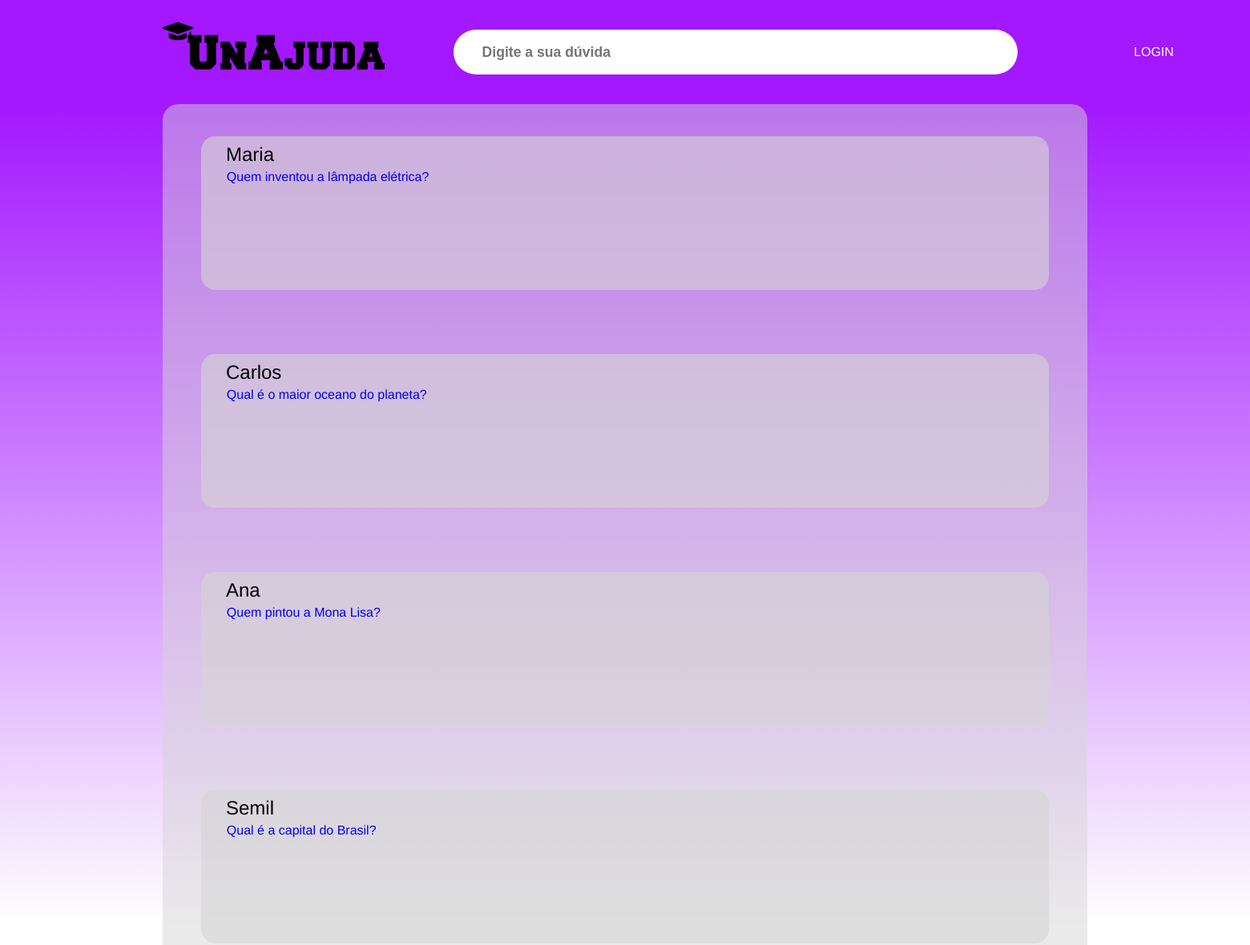
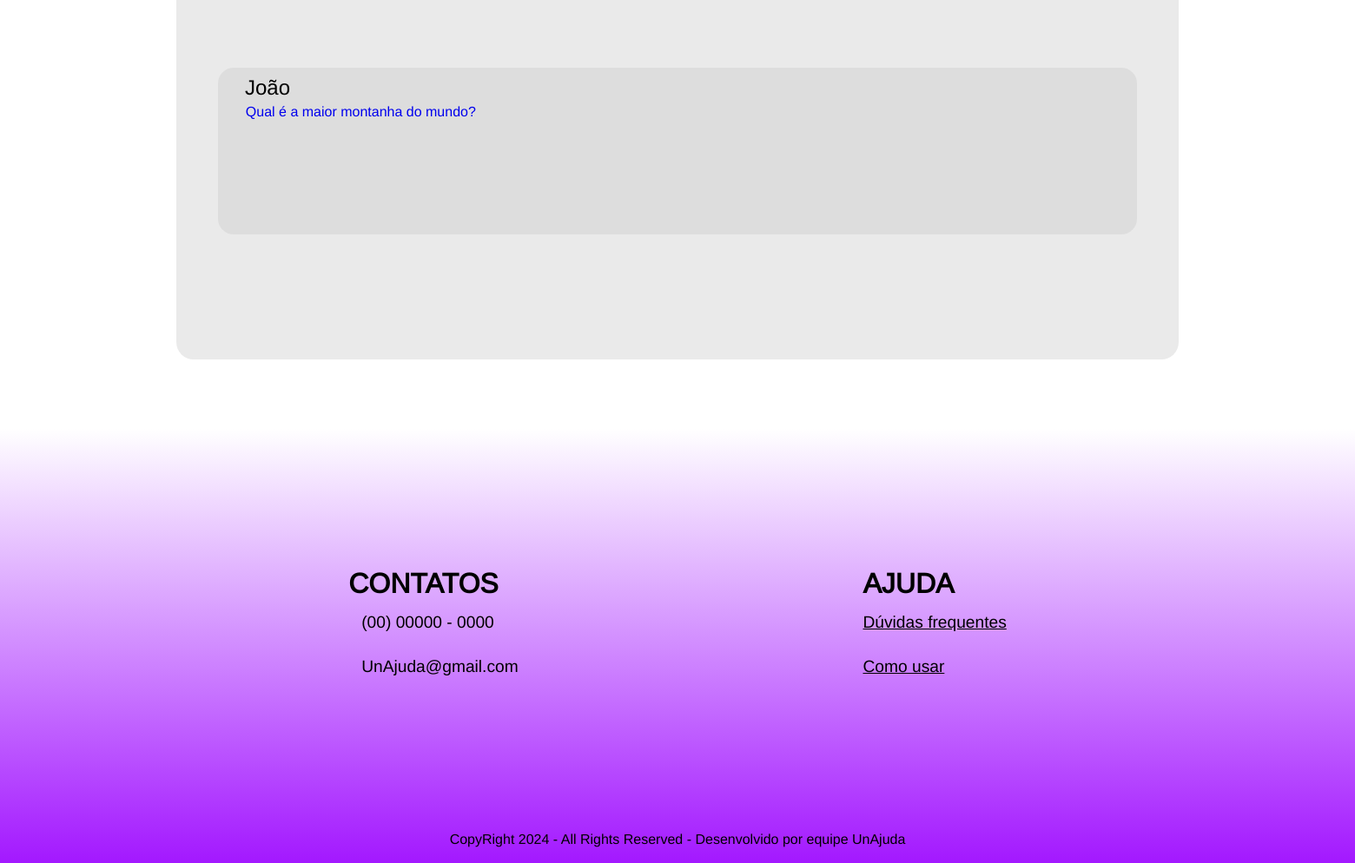
The app's page /pesquisa with its own data (2 pictures, top to bottom).
### tables this page shows
CREATE TABLE pergunta (
                id INTEGER PRIMARY KEY AUTOINCREMENT,
                id_usuario INTEGER NOT NULL,
                pergunta TEXT NOT NULL,
                data_criacao TIMESTAMP DEFAULT CURRENT_TIMESTAMP,
                FOREIGN KEY (id_usuario) REFERENCES usuario(id)
            );

CREATE TABLE usuario (
                id INTEGER PRIMARY KEY AUTOINCREMENT,
                nome TEXT NOT NULL,
                email TEXT NOT NULL UNIQUE,
                senha TEXT NOT NULL,
                faculdade TEXT,
                curso TEXT,
                telefone TEXT,
                foto_perfil TEXT
            );

### controles_de_rota.py (the view)
@unajuda.route('/pesquisa')
def pesquisa():
    db = get_db()
    query = request.args.get('query', '').strip()
    if query:
        perguntas_respostas = obter_perguntas_com_respostas_e_nome_usuario(db, query)
    else:
        perguntas_respostas = obter_perguntas_com_respostas_e_nome_usuario(db)
    perguntas = []
    usuario_logado_id = session.get('usuario_id')
    for pergunta_id, dados in perguntas_respostas.items():
        usuario_id = dados.get('usuario_id')
        nome_usuario = "Você" if usuario_id == usuario_logado_id else dados['nome_usuario']
        perguntas.append({
            "id": pergunta_id,
            "pergunta": dados['pergunta'],
            "nome_usuario": nome_usuario
        })
    return render_template('pagina-pesquisa.html', perguntas=perguntas)

### controles_de_rota.py (called while the page is built, shortened)
def get_db():
    if 'db' not in g:
        g.db = sqlite3.connect('usuario.db', check_same_thread=False)
    return g.db

def make_session_permanent():
    session.permanent = True

### templates/pagina-pesquisa.html (shortened to what this page needs)
<!DOCTYPE html>
<html lang="pt-br">
<head>
    <link rel="stylesheet" href="../static/style/pagina_pesquisa/pagina-pesquisa.css">
    <link rel="stylesheet" href="../static/style/reset.css">
    <link rel="stylesheet" href="../static/style/style.css">
</head>
<body>
    <main class="pesquisa__main">
        <div class="center">
            <div class="pesquisa__header">
                <div class="pesquisa__logo">
                    <a href="/"><img src="../static/img/Logo_principal.svg" alt=""></a>
                </div>
                <div>
                    <form action="/pesquisa" method="get">
                        <input class="barra__pesquisa" type="text" id="campoPesquisa" name="query" value="{{ request.args.get('query', '') }}" placeholder="Digite a sua dúvida">
                    </form>
                </div>
                <div class="nav-links">
                    <a href="/login" class="pesquisa__login">LOGIN</a>
                </div>
            </div>
        </div>
    </main>
    <section class="pesquisa">
        <div class="center">
            <div class="container__pergunta">
                {% if perguntas %}
                    {% for pergunta in perguntas %}
                    <div class="caixa__pergunta">
                        <h2>{{ pergunta.nome_usuario }}</h2>
                        <p><a href="/resposta/{{ pergunta.id }}">{{ pergunta.pergunta }}</a></p>
                    </div>
                    {% endfor %}
                {% else %}
                    <h2>Não há perguntas disponíveis.</h2>
                {% endif %}
            </div>
        </div>
    </section>
    <footer class="footer">
        <div class="center">
            <div class="duvidas-contatos">
                <div class="contatos">
                    <h2>CONTATOS</h2>
                    <p><i class="fa-brands fa-whatsapp"></i>(00) 00000 - 0000</p>
                    <p><i class="fa-regular fa-envelope"></i>UnAjuda@gmail.com</p>
                </div>
                <div class="duvidas">
                    <h2>AJUDA</h2>
                    <a href="#">Dúvidas frequentes</a>
                    <a href="#">Como usar</a>
                </div>
            </div>
            <div class="direitos">
                <p>CopyRight  2024 - All Rights Reserved - Desenvolvido por equipe UnAjuda</p>
            </div>
        </div>
    </footer>
</body>
</html>

### static/style/pagina_pesquisa/pagina-pesquisa.css (style rules this page uses)
.pesquisa__main { height: 130px; background-color: var(--cor-principal); }
.pesquisa__header { background-color: #A318FF; display: flex; align-items: center; justify-content: space-between; height: 100%; margin-left: 0.15em; }
.pesquisa__logo { width: 18em; background-repeat: no-repeat; height: 4em; margin-top: -20px; cursor: pointer; margin-left: -0.19em; }
.barra__pesquisa { border-radius: 85px; font-weight: bold; background-color: #fff; outline: none; border: none; height: 3.2em; width: 40em; margin-left: 4.9em; margin-right: 16em; font-size: 1.1em; padding-left: 2em; }
.nav-links { display: flex; }
.nav-links a { font-size: 1rem; color: white; display: flex; justify-content: center; align-items: center; }
.pesquisa__login { border-radius: 10px; border: 0px solid black; margin-left: -12em; width: 10em; height: 3em; }
.pesquisa { background: linear-gradient(0deg, rgba(255,255,255,1) 30%, rgba(163,24,255,1) 100%); }
.container__pergunta { border-radius: 20px; background-color: rgba(214, 214, 214, .5); padding-top: 2.5em; padding-bottom: 4em; }
.caixa__pergunta { background-color: rgba(214, 214, 214, .6); border-radius: 18px; cursor: pointer; margin-left: 3em; margin-right: 3em; margin-bottom: 5em; height: 12em; }
.caixa__pergunta h2 { font-weight: lighter; padding-left: 1.3em; padding-top: 0.5em; }
.caixa__pergunta p { padding-left: 2em; padding-right: 2em; padding-top: 0.3em; }

### static/style/style.css (style rules this page uses)
:root { --cor-principal: #A318FF; --cor-ouro: #FFD700; --cor-prata: #C0C0C0; --cor-bronze :#CD7F32; }
.center { margin: 0 13%; height: 100%; }

### static/style/pagina_principal/footer-pagina-principal.css (style rules this page uses)
.footer { background: rgb(255,255,255); background: linear-gradient(180deg, rgba(255,255,255,1) 0%, rgba(163,24,255,1) 100%); height: 500px; margin-top: 80px; }
.footer .duvidas-contatos { width: 100%; height: 93%; display: flex; justify-content: space-around; align-items: center; }
.footer .duvidas-contatos h2 { font-size: 2rem; }
.footer .duvidas-contatos .contatos p { font-size: 1.2rem; padding: 15px 0; }
.footer .duvidas-contatos .contatos p i { padding: 0 15px 0 0; }
.footer .duvidas-contatos .duvidas a { display: flex; font-size: 1.2rem; padding: 15px 0; text-decoration:underline; color: black; }
.direitos { display: flex; justify-content: center; align-items: center; font-size: 1rem; }

### records on screen
pergunta: nome_usuario "Maria", pergunta "Quem inventou a lâmpada elétrica?"
pergunta: nome_usuario "Carlos", pergunta "Qual é o maior oceano do planeta?"
pergunta: nome_usuario "Ana", pergunta "Quem pintou a Mona Lisa?"
pergunta: nome_usuario "Semil", pergunta "Qual é a capital do Brasil?"
pergunta: nome_usuario "João", pergunta "Qual é a maior montanha do mundo?"
